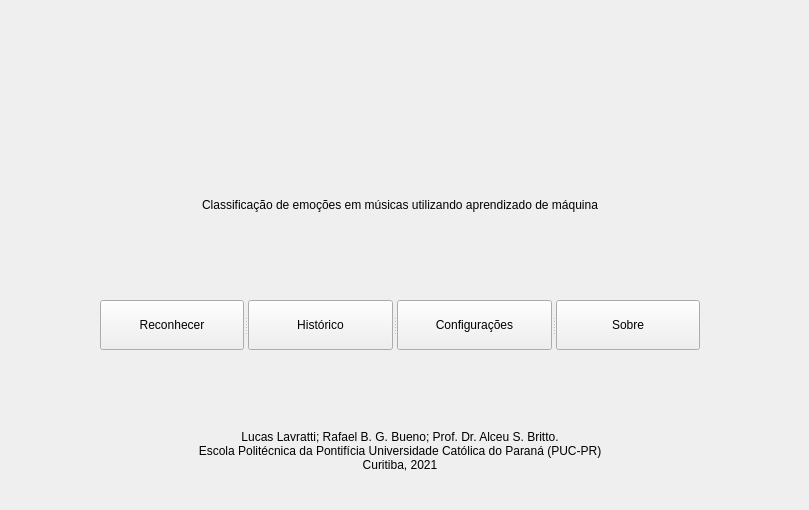
   <widget class="QWidget" name="tela_inicial">
    <widget class="QLabel" name="tela_inicial_label_1">
     <property name="geometry">
      <rect>
       <x>0</x>
       <y>180</y>
       <width>800</width>
       <height>50</height>
      </rect>
     </property>
     <property name="text">
      <string>Classificação de emoções em músicas utilizando aprendizado de máquina</string>
     </property>
     <property name="alignment">
      <set>Qt::AlignCenter</set>
     </property>
    </widget>
    <widget class="QLabel" name="tela_inicial_label_2">
     <property name="geometry">
      <rect>
       <x>0</x>
       <y>400</y>
       <width>800</width>
       <height>101</height>
      </rect>
     </property>
     <property name="text">
      <string>Lucas Lavratti; Rafael B. G. Bueno; Prof. Dr. Alceu S. Britto.
Escola Politécnica da Pontifícia Universidade Católica do Paraná (PUC-PR)
Curitiba, 2021</string>
     </property>
     <property name="alignment">
      <set>Qt::AlignCenter</set>
     </property>
     <property name="wordWrap">
      <bool>true</bool>
     </property>
    </widget>
    <widget class="QSplitter" name="tela_inicial_splitter">
     <property name="geometry">
      <rect>
       <x>100</x>
       <y>300</y>
       <width>600</width>
       <height>50</height>
      </rect>
     </property>
     <property name="orientation">
      <enum>Qt::Horizontal</enum>
     </property>
     <widget class="QPushButton" name="tela_inicial_botao_reconhecer">
      <property name="text">
       <string>Reconhecer</string>
      </property>
     </widget>
     <widget class="QPushButton" name="tela_inicial_botao_historico">
      <property name="text">
       <string>Histórico</string>
      </property>
     </widget>
     <widget class="QPushButton" name="tela_inicial_botao_config">
      <property name="text">
       <string>Configurações</string>
      </property>
     </widget>
     <widget class="QPushButton" name="tela_inicial_botao_sobre">
      <property name="text">
       <string>Sobre</string>
      </property>
     </widget>
    </widget>
   </widget>
